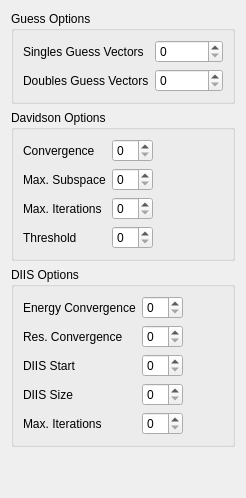
          <widget class="QWidget" name="AdvancedADC">
           <layout class="QVBoxLayout" name="verticalLayout_29">
            <item>
             <widget class="QGroupBox" name="adc_guess">
              <property name="title">
               <string>Guess Options</string>
              </property>
              <layout class="QGridLayout" name="gridLayout_19">
               <item row="0" column="0">
                <widget class="QLabel" name="label_197">
                 <property name="text">
                  <string>Singles Guess Vectors</string>
                 </property>
                </widget>
               </item>
               <item row="0" column="1">
                <widget class="QSpinBox" name="adc_nguess_singles"/>
               </item>
               <item row="1" column="0">
                <widget class="QLabel" name="label_204">
                 <property name="text">
                  <string>Doubles Guess Vectors</string>
                 </property>
                </widget>
               </item>
               <item row="1" column="1">
                <widget class="QSpinBox" name="adc_nguess_doubles"/>
               </item>
              </layout>
             </widget>
            </item>
            <item>
             <widget class="QGroupBox" name="adc_davidson">
              <property name="title">
               <string>Davidson Options</string>
              </property>
              <layout class="QVBoxLayout" name="verticalLayout_20">
               <item>
                <layout class="QGridLayout" name="gridLayout_adc_davidson">
                 <item row="0" column="0">
                  <widget class="QLabel" name="label_217">
                   <property name="text">
                    <string>Convergence</string>
                   </property>
                  </widget>
                 </item>
                 <item row="1" column="0">
                  <widget class="QLabel" name="label_163">
                   <property name="text">
                    <string>Max. Subspace</string>
                   </property>
                  </widget>
                 </item>
                 <item row="2" column="0">
                  <widget class="QLabel" name="label_168">
                   <property name="text">
                    <string>Max. Iterations</string>
                   </property>
                  </widget>
                 </item>
                 <item row="0" column="2">
                  <spacer name="horizontalSpacer_37">
                   <property name="orientation">
                    <enum>Qt::Horizontal</enum>
                   </property>
                   <property name="sizeHint" stdset="0">
                    <size>
                     <width>40</width>
                     <height>20</height>
                    </size>
                   </property>
                  </spacer>
                 </item>
                 <item row="0" column="1">
                  <widget class="QSpinBox" name="adc_davidson_conv"/>
                 </item>
                 <item row="1" column="1">
                  <widget class="QSpinBox" name="adc_davidson_maxsubspace"/>
                 </item>
                 <item row="2" column="1">
                  <widget class="QSpinBox" name="adc_davidson_maxiter"/>
                 </item>
                 <item row="3" column="0">
                  <widget class="QLabel" name="label_218">
                   <property name="text">
                    <string>Threshold</string>
                   </property>
                  </widget>
                 </item>
                 <item row="3" column="1">
                  <widget class="QSpinBox" name="adc_davidson_thresh"/>
                 </item>
                </layout>
               </item>
              </layout>
             </widget>
            </item>
            <item>
             <widget class="QGroupBox" name="adc_diis">
              <property name="title">
               <string>DIIS Options</string>
              </property>
              <layout class="QVBoxLayout" name="verticalLayout_26">
               <item>
                <layout class="QGridLayout" name="gridLayout_adc_diis">
                 <item row="1" column="0">
                  <widget class="QLabel" name="label_42">
                   <property name="text">
                    <string>Res. Convergence</string>
                   </property>
                  </widget>
                 </item>
                 <item row="2" column="1">
                  <widget class="QSpinBox" name="adc_diis_start"/>
                 </item>
                 <item row="0" column="1">
                  <widget class="QSpinBox" name="adc_diis_econv"/>
                 </item>
                 <item row="4" column="0">
                  <widget class="QLabel" name="label_177">
                   <property name="text">
                    <string>Max. Iterations</string>
                   </property>
                  </widget>
                 </item>
                 <item row="1" column="1">
                  <widget class="QSpinBox" name="adc_diis_rconv"/>
                 </item>
                 <item row="0" column="0">
                  <widget class="QLabel" name="label_219">
                   <property name="text">
                    <string>Energy Convergence</string>
                   </property>
                  </widget>
                 </item>
                 <item row="2" column="0">
                  <widget class="QLabel" name="label_164">
                   <property name="text">
                    <string>DIIS Start</string>
                   </property>
                  </widget>
                 </item>
                 <item row="4" column="1">
                  <widget class="QSpinBox" name="adc_diis_maxiter"/>
                 </item>
                 <item row="0" column="2">
                  <spacer name="horizontalSpacer_38">
                   <property name="orientation">
                    <enum>Qt::Horizontal</enum>
                   </property>
                   <property name="sizeHint" stdset="0">
                    <size>
                     <width>40</width>
                     <height>20</height>
                    </size>
                   </property>
                  </spacer>
                 </item>
                 <item row="3" column="0">
                  <widget class="QLabel" name="label_52">
                   <property name="text">
                    <string>DIIS Size</string>
                   </property>
                  </widget>
                 </item>
                 <item row="3" column="1">
                  <widget class="QSpinBox" name="adc_diis_size"/>
                 </item>
                </layout>
               </item>
              </layout>
             </widget>
            </item>
            <item>
             <spacer name="verticalSpacer_3">
              <property name="orientation">
               <enum>Qt::Vertical</enum>
              </property>
              <property name="sizeHint" stdset="0">
               <size>
                <width>20</width>
                <height>40</height>
               </size>
              </property>
             </spacer>
            </item>
           </layout>
          </widget>
